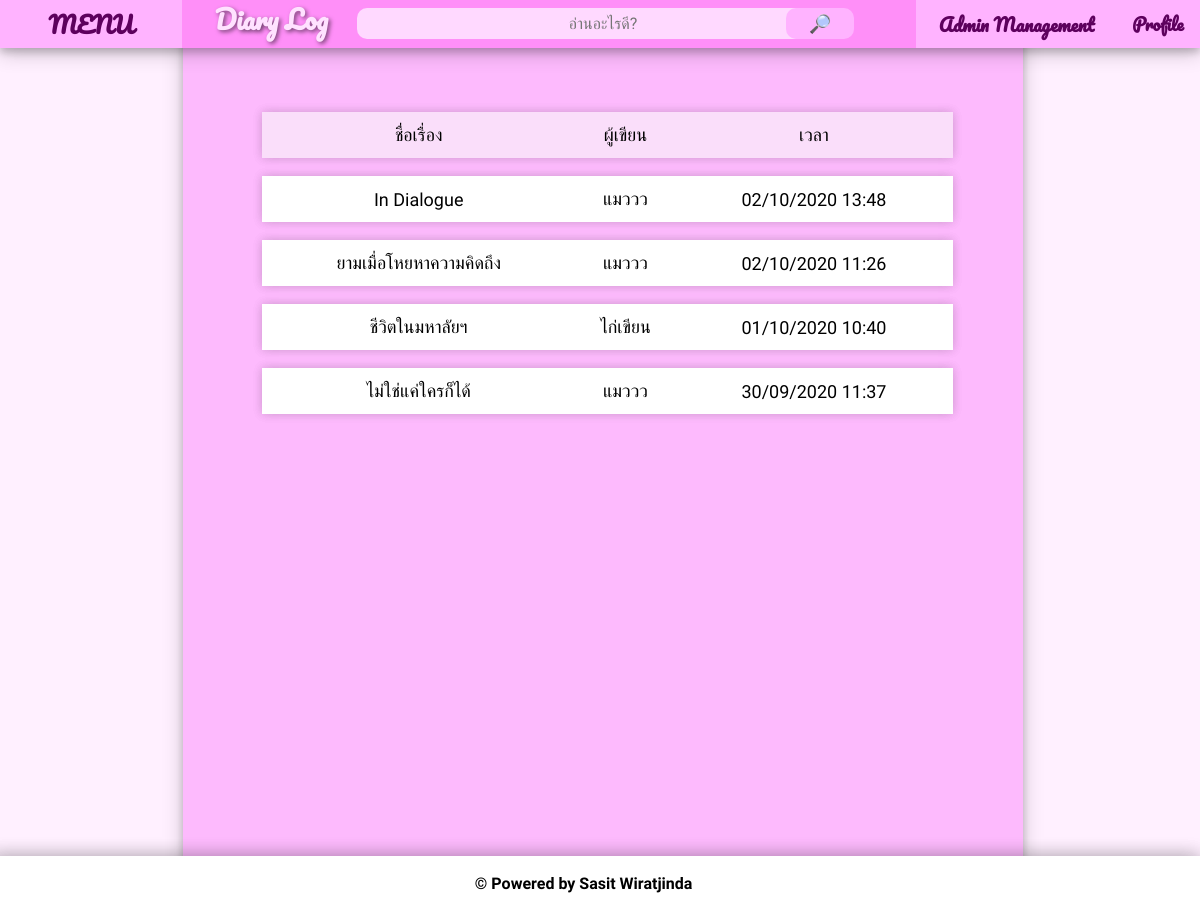
The app's page / (signed in), older data.
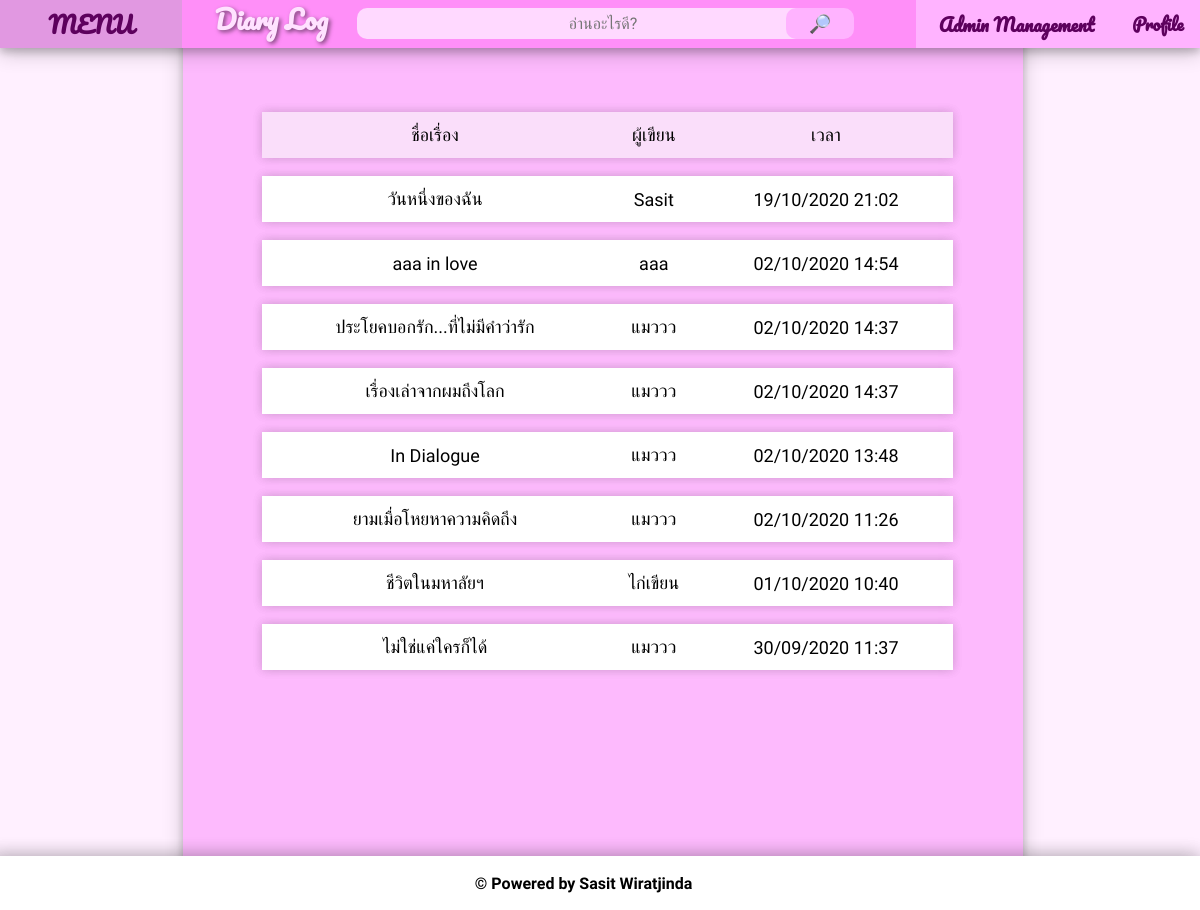
The same page, newer data.
### myweb/models.py (models this page shows, shortened)
class StoryElements(models.Model):
    SID = models.IntegerField(primary_key=True, unique=True, auto_created=True)
    WID = models.ForeignKey(Writer, to_field='Name', on_delete=models.CASCADE)
    StoryName = models.CharField(max_length=250)
    Story_Type = models.CharField(max_length=150)
    Date_Created = models.DateTimeField(auto_now_add=True)
    AutoDate = models.CharField(max_length=100, default=None)

class Writer(models.Model):
    GID = models.ForeignKey(GroupManager, to_field='GroupID', on_delete=models.CASCADE)
    Name = models.CharField(primary_key=True, max_length = 250)
    BIO = models.CharField(max_length = 250)
    def __str__(self):
        return f"{self.Name}"

### myweb/views.py (the view)
# urls.py: path('', views.index),
def index(req):
    global Writer_button
    global Author_status
    global search_key
    global Story_Type
    if Story_Type is not None:
        G = StoryElements.objects.filter(Story_Type = Story_Type).order_by('-Date_Created')
        Story_Type = None
    elif search_key is not None:
        G = StoryElements.objects.filter(StoryName__contains=search_key).order_by('-Date_Created')
        search_key = None
    else:
        G = StoryElements.objects.all().order_by('-Date_Created')
    if req.user.is_superuser:
        return render(req, r'myweb/AdminLogin.html', {'Story':G})
    elif req.user.is_authenticated:
        if (Writer_button is True and Author_status is False):
            Writer_button = False; Author_status = True
            return render(req, r'myweb/In_Login.html',{'Story':G,'Fail':"You must be add Author name in Author setting!",'status':'true'})
        else:
            return render(req, r'myweb/In_Login.html', {'Story':G})
    else:
        return render(req ,r'myweb/index.html', {'Story':G})

### myweb/templates/myweb/AdminLogin.html (shortened to what this page needs)
<!DOCTYPE html>
<html>
<head>
</head>
<body class="htmlNoPages">
  <div class="gwd-div-cixi" id="Page_Center">
    <table class="gwd-table-iltl">
      <tbody class="gwd-tbody-1dcg gwd-tbody-1c0o">
      <tr style="background-color: rgba(250, 222, 250);">
          <td>ชื่อเรื่อง</td>
          <td>ผู้เขียน</td>
          <td>เวลา</td>
      </tr>
      {%for item in Story%}
        <tr style="cursor: pointer;" onclick="document.location='myweb/Reading/{{item.SID}}'">
          <td>{{item.StoryName}}</td>
          <td>{{item.WID}}</td>
          <td>{{item.AutoDate}}</td>
        </tr>
        {% endfor %}
      </tbody>
    </table>
    <div class="gwd-div-13p6" id="footer">
      <button id="button_6" class="gwd-button-g4vo gwd-button-k3yw gwd-button-adsh">© Powered by Sasit Wiratjinda</button>
    </div>
  </div>
  <div class="gwd-div-1u2g">
   <form action="myweb/Searching" method="post">{% csrf_token %}
    <input type="text" name ="Key" id="text_1" class="gwd-input-1jae" placeholder="อ่านอะไรดี?" onfocus="this.value=''">
    <button id="button_4" class="gwd-button-1v37 gwd-button-gw8m gwd-button-13sd gwd-button-xh8b">🔎</button>
    <span class="gwd-span-1n9a">Diary Log<br class="gwd-br-1i0k"></span>
    </form>
  </div>
  <button id="button_3" class="gwd-button-gw8m gwd-button-13sd gwd-button-xh8b gwd-button-1any" onclick="document.location='admin'">Admin Management</button>
  <div class="dropdown">
    <button id="button_7" class="gwd-button-1hin" onclick="myFunction()">MENU</button>
  </div>
  <div class="dropdown1 gwd-div-bez5">
    <button id="button_8" class="gwd-button-nsa6" onclick="myFunction1()">Profile</button>
  </div>
</body>
</html>

Row changes from the older to the newer data that the page shows:
added StoryElements: StoryName "วันหนึ่งของฉัน", WID "Sasit", AutoDate "19/10/2020 21:02"
added StoryElements: StoryName "aaa in love", WID "aaa", AutoDate "02/10/2020 14:54"
added StoryElements: StoryName "ประโยคบอกรัก...ที่ไม่มีคำว่ารัก", WID "แมววว", AutoDate "02/10/2020 14:37"
added StoryElements: StoryName "เรื่องเล่าจากผมถึงโลก", WID "แมววว", AutoDate "02/10/2020 14:37"
